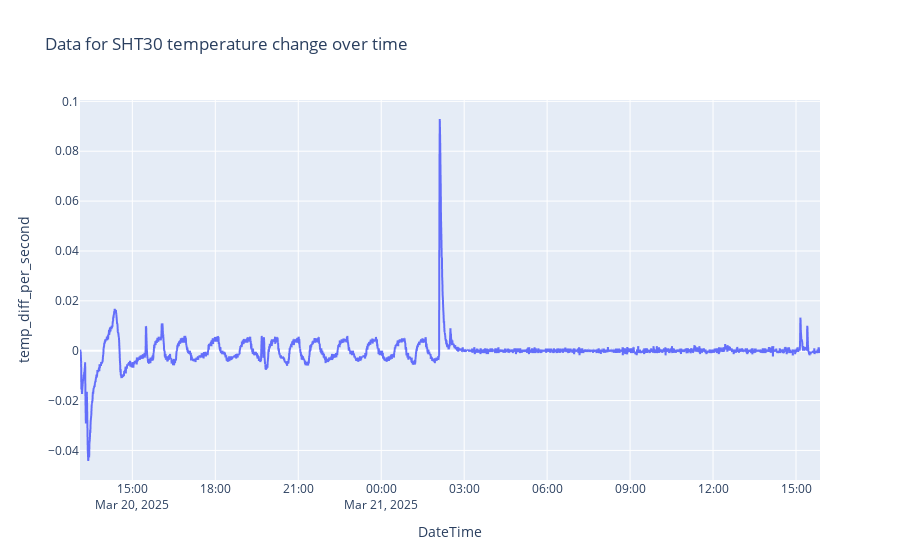

Notebook cell for this chart:
### Markdown cell above
Then finally we plot the data to see how the temperature changed over time:

### Code cell
px.line(sht_df, x='DateTime', y='temp_diff_per_second', title=f'Data for SHT30 temperature change over time')

### Figure 1 — Plotly figure (JSON) as saved in the notebook; plotly's stock layout.template omitted (floating-point values rounded to 4 significant figures; data arrays with more than 128 entries replaced by an {"elided": "..."} marker saying what was removed)
{"data": [{"hovertemplate": "DateTime=%{x}<br>temp_diff_per_second=%{y}<extra></extra>", "legendgroup": "", "line": {"color": "#636efa", "dash": "solid"}, "marker": {"symbol": "circle"}, "mode": "lines", "name": "", "showlegend": false, "type": "scattergl", "x": {"elided": "3131 str values"}, "xaxis": "x", "y": {"elided": "3131 float values"}, "yaxis": "y"}], "layout": {"autosize": true, "legend": {"tracegroupgap": 0}, "title": {"text": "Data for SHT30 temperature change over time"}, "xaxis": {"anchor": "y", "autorange": true, "domain": [0, 1], "range": ["2025-03-20 13:06:24", "2025-03-21 15:52:05"], "title": {"text": "DateTime"}, "type": "date"}, "yaxis": {"anchor": "x", "autorange": true, "domain": [0, 1], "range": [-0.05186, 0.1005], "title": {"text": "temp_diff_per_second"}, "type": "linear"}}}
